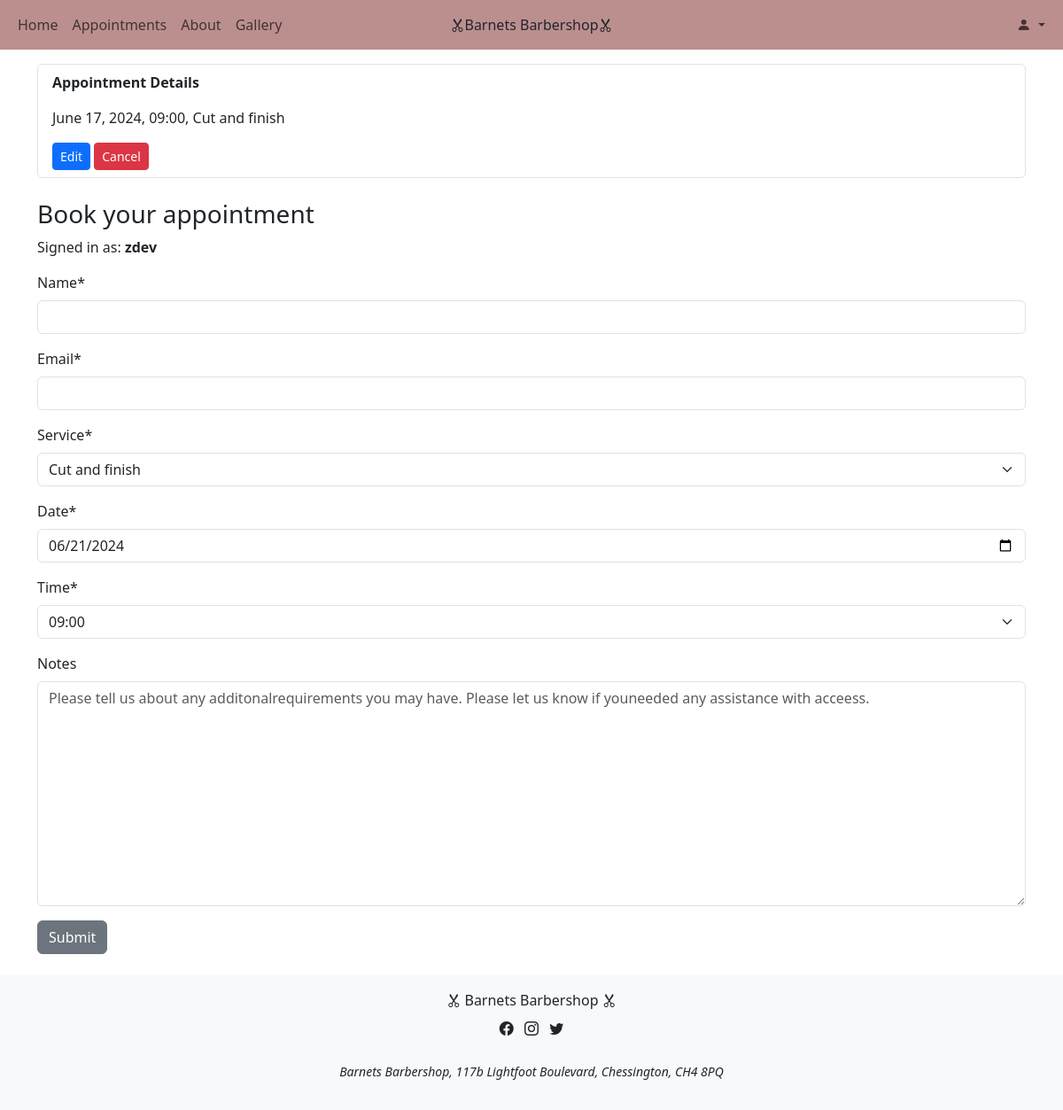
Before: /appointments/appointments/ (signed in) with the older database file.
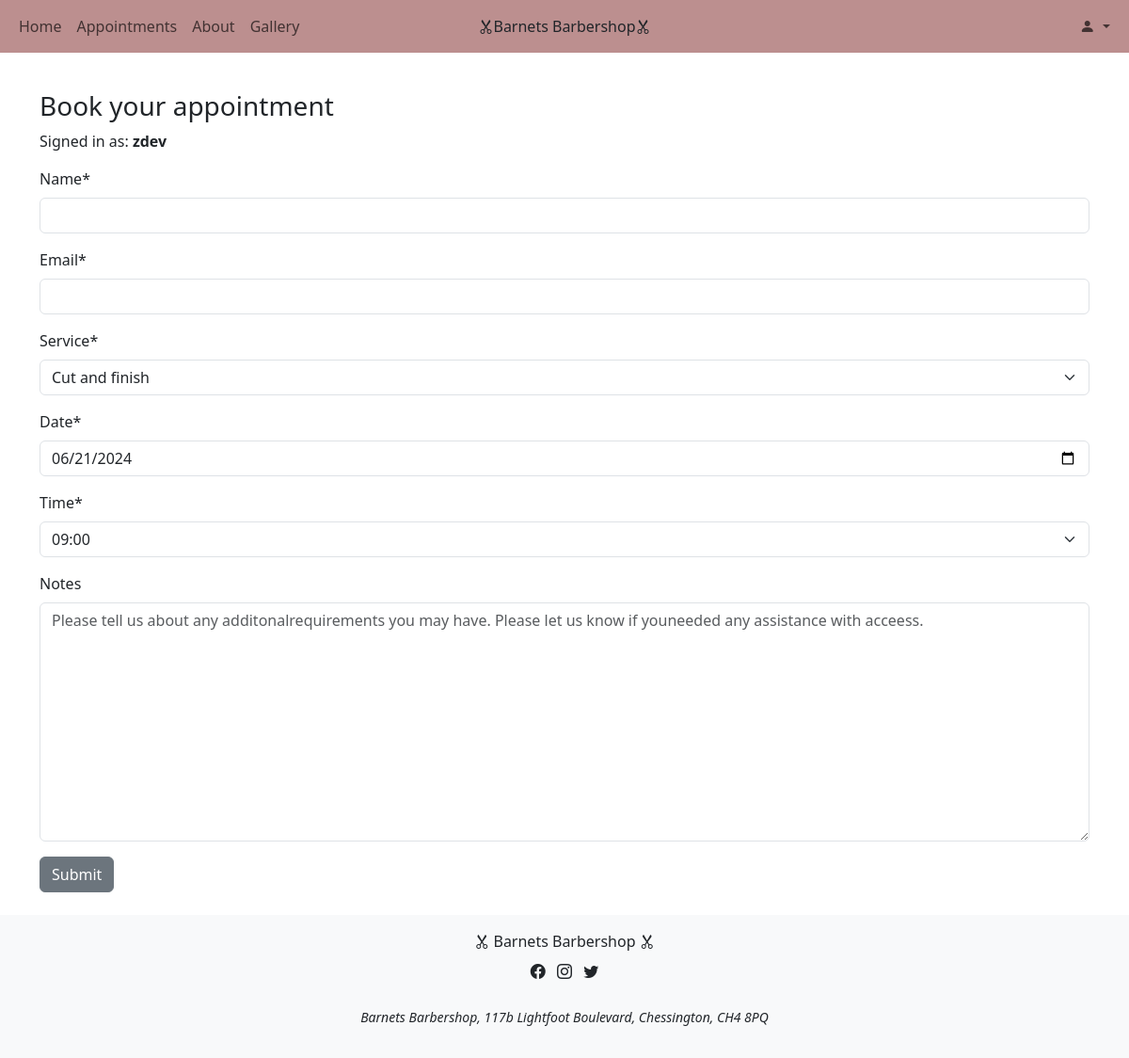
After: the same page with the newer database file.
### appointments/models.py (models this page shows, shortened)
class appointment_booking(models.Model):
    user = models.ForeignKey(User, on_delete=models.CASCADE)
    name = models.CharField(max_length=200)
    email = models.EmailField()
    service = models.IntegerField(choices=SERVICE_OPTIONS, default=0)
    date = models.DateField(default=timezone.now)
    time = models.CharField(max_length=10, choices=TIME_SLOTS, default="09:00")
    notes = models.TextField(blank=True)
    complete = models.BooleanField(default=False)

### appointments/views.py (the view)
# urls.py: path('appointments/', appointment_views.appointments, name='appointments'),
def appointments(request):
    appointments = appointment_booking.objects.all()
    if request.method == 'POST':
        appointment_form = AppointmentForm(request.POST)
        print(appointment_form)
        if appointment_form.is_valid():
            appointment = appointment_form.save(commit=False)
            appointment.user = request.user
            print(request.user)
            appointment_form.save()
            messages.add_message(
                request, messages.SUCCESS,
                'Appointment made')
            return redirect('appointments')
        else:
            messages.add_message(
                    request, messages.ERROR,
                    'There was an error with your submission.'
                    'Please correct the errors below.'
            )
    else:
        appointment_form = AppointmentForm()
    return render(
        request,
        "appointments/appointments.html",
        {
            'appointment_form': appointment_form,
            'appointments': appointments,
            'messages': messages.get_messages(request)
        }
    )

### appointments/forms.py
class AppointmentForm(forms.ModelForm):
    class Meta:
        model = appointment_booking
        exclude = ['user', 'complete']
        presentday = date.today()
        tomorrow = presentday + timedelta(1)
        print(tomorrow)
        widgets = {
            'date': forms.DateInput(
                attrs={
                        'type': 'date',
                        'min': tomorrow,
                        'class': 'form-control'
                        }
            ),
            'notes': forms.Textarea(
                attrs={
                    'class': 'form-control',
                    'placeholder': 'Please tell us about any additonal'
                    'requirements you may have. Please let us know if you'
                    'needed any assistance with acceess.'
                })
        }

### appointments/templates/appointments/appointments.html (shortened to what this page needs)
{% extends "base.html" %}
{% load crispy_forms_tags %}
{% block content %}
<br><br>
<div class="container mt-4">
    <ul class="list-group">
        {% for appointment in appointments %}
        {% if user.is_authenticated and appointment.user == user %}
        <li class="list-group-item">
            <p><strong>Appointment Details</strong></p>
            <p>{{ appointment.date }}, {{ appointment.time }}, {{ appointment.get_service_display }}</p>
            <a href="{% url 'appointments_edit' appointment.id %}" class="btn btn-primary btn-sm">Edit</a>
            <a href="{% url 'appointments_cancel' appointment.id %}" class="btn btn-danger btn-sm">Cancel</a>
        </li>
        {% endif %}
        {% endfor %}
    </ul>
    {% if user.is_authenticated %}
    <div class="mt-4">
        <h3>Book your appointment</h3>
        <p>Signed in as: <strong>{{ user.username }}</strong></p>
        <form id="appointmentForm" method="post" class="needs-validation" novalidate>
            {{ appointment_form|crispy }}
            <button type="submit" class="btn btn-secondary">Submit</button>
        </form>
    </div>
    {% else %}
    <p class="mt-4">Please <a href="{% url 'account_login' %}">sign in</a> or <a href="{% url 'account_signup' %}">register</a> to make an appointment</p>
    {% endif %}
</div>
{% endblock %}

Changed rows visible on the page:
removed appointment_booking: date "June 17, 2024", time "09:00", service "Cut and finish"
